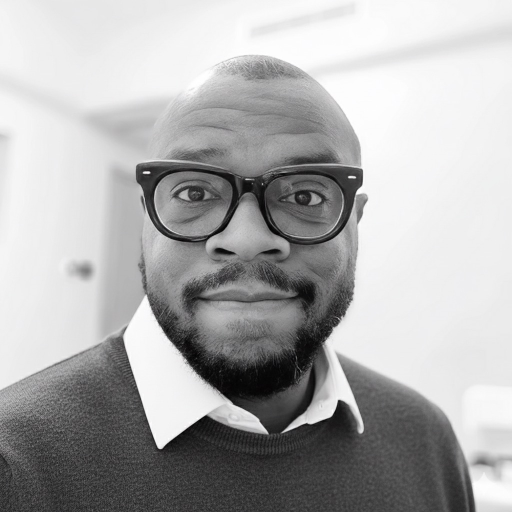
#> input picture marketing-site/tochukwunkwocha/assets/tochukwu.jpg, 1024 x 1024 px (shown at 1/2 size)
$ python overlay_linescout_logo.py ../marketing-site/tochukwunkwocha/assets/tochukwu.jpg out.png 100 100 ../marketing-site/tochukwunkwocha/assets/tochukwu.jpg
#> lines starting #> are read from the running program, lines starting #| are printed output that depends on the picture
import sys
from pathlib import Path
from PIL import Image, ImageDraw, ImageFont


def clamp(value, min_value, max_value):
    return max(min_value, min(max_value, value))


def load_font(size):
    candidates = [
        "/System/Library/Fonts/Supplemental/Helvetica.ttf",
        "/System/Library/Fonts/Supplemental/HelveticaNeue.ttf",
        "/System/Library/Fonts/Supplemental/Arial.ttf",
        "/System/Library/Fonts/SFNS.ttf",
    ]
    for path in candidates:
        try:
            return ImageFont.truetype(path, size)
        except Exception:
            continue
    return ImageFont.load_default()


def main():
    if len(sys.argv) < 6:
        print("Usage: overlay_linescout_logo.py <input> <output> <width> <height> <logo_path>")
        return 1

    input_path = Path(sys.argv[1])
    output_path = Path(sys.argv[2])
    target_width = int(sys.argv[3])
    target_height = int(sys.argv[4])
    logo_path = Path(sys.argv[5])
    footer_text = "www.linescout.sureimports.com"

    base = Image.open(input_path).convert("RGBA")
    if base.size != (target_width, target_height):
        base = base.resize((target_width, target_height), Image.LANCZOS)
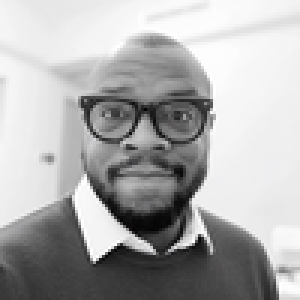
#> base: PIL image 100x100 RGBA (shown 3 times larger); mean R, G, B, A 173.5, 173.4, 173.5, 255

    logo = Image.open(logo_path).convert("RGBA")

    if target_width >= 1200:
        logo_width = clamp(int(target_width * 0.24), 200, 340)
    else:
        logo_width = clamp(int(target_width * 0.22), 160, 300)

    logo_ratio = logo_width / logo.width
#> logo_ratio = 0.156
    logo_height = int(logo.height * logo_ratio)
#> logo_height = 160
    logo = logo.resize((logo_width, logo_height), Image.LANCZOS)
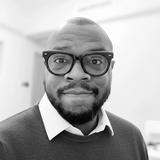
#> logo: PIL image 160x160 RGBA; mean R, G, B, A 173.5, 173.4, 173.5, 255

    margin_x = int(target_width * 0.06)
    margin_y = int(target_height * 0.06)

    base.alpha_composite(logo, (margin_x, margin_y))
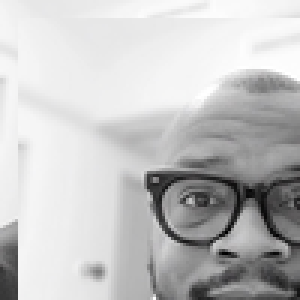
#> base: PIL image 100x100 RGBA (shown 3 times larger); mean R, G, B, A 195.5, 195.4, 195.5, 255

    draw = ImageDraw.Draw(base, "RGBA")
    font_size = clamp(int(target_width * 0.03), 20, 36)
    font = load_font(font_size)

    text_bbox = draw.textbbox((0, 0), footer_text, font=font)
#> text_bbox = (0, 4, 319, 23)
    text_width = text_bbox[2] - text_bbox[0]
#> text_width = 319
    text_height = text_bbox[3] - text_bbox[1]
#> text_height = 19

    padding_x = int(font_size * 0.6)
    padding_y = int(font_size * 0.4)

    rect_width = text_width + padding_x * 2
#> rect_width = 343
    rect_height = text_height + padding_y * 2
#> rect_height = 35

    rect_x = int((target_width - rect_width) / 2)
#> rect_x = -121
    rect_y = target_height - rect_height - int(target_height * 0.05)
#> rect_y = 60

    rect_color = (255, 255, 255, 210)
    text_color = (45, 52, 97, 255)

    draw.rounded_rectangle(
        [rect_x, rect_y, rect_x + rect_width, rect_y + rect_height],
        radius=int(rect_height * 0.45),
        fill=rect_color,
    )

    text_x = rect_x + padding_x
#> text_x = -109
    text_y = rect_y + padding_y
#> text_y = 68
    draw.text((text_x, text_y), footer_text, font=font, fill=text_color)

    output_path.parent.mkdir(parents=True, exist_ok=True)
    base.convert("RGB").save(output_path, format="PNG")
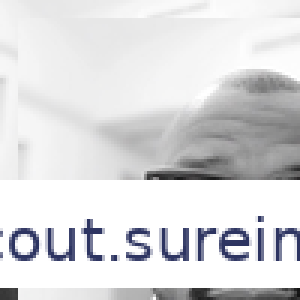
#> saved as out.png: PIL image 100x100 RGB (shown 3 times larger); mean R, G, B 219.6, 219.9, 221.8
    return 0


if __name__ == "__main__":
    raise SystemExit(main())
#> (the program exits here)
